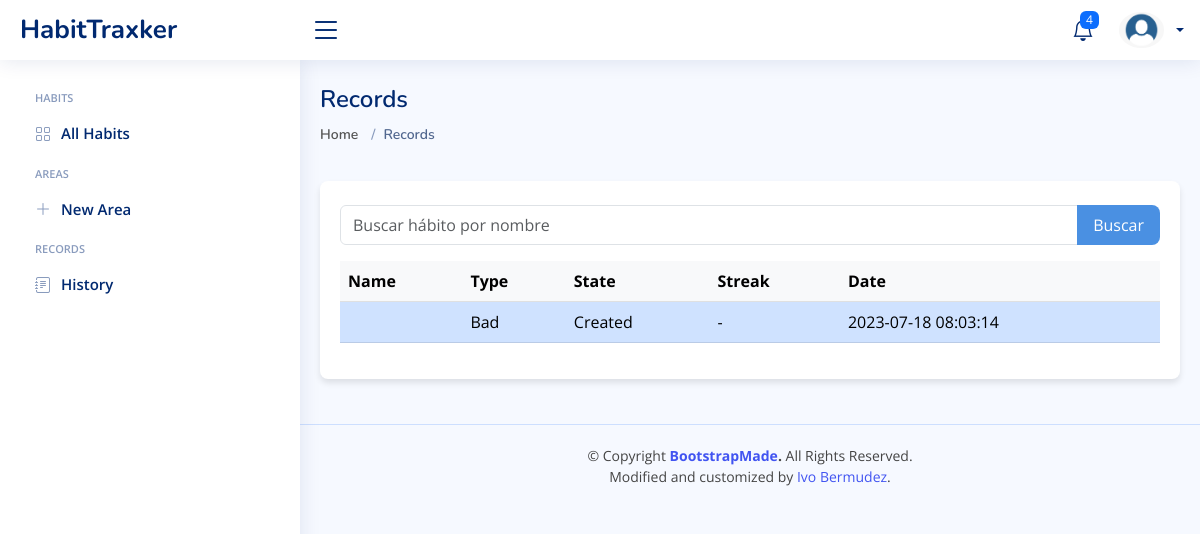
The app's page /records (signed in) with its own data.
### tables this page shows
CREATE TABLE records (
id INTEGER PRIMARY KEY AUTOINCREMENT,
habit_id INTEGER,
user_id INTEGER,
date TIMESTAMP,
state TEXT,
current_streak INTEGER,
FOREIGN KEY (habit_id) REFERENCES "habits"(id),
FOREIGN KEY (user_id) REFERENCES users(id)
);

CREATE TABLE habits (
id INTEGER PRIMARY KEY AUTOINCREMENT,
user_id INTEGER,
section_id INTEGER,
name TEXT,
value INTEGER,
current_value INTEGER DEFAULT 0,
duration TEXT,
period TEXT,
repeat TEXT,
show_at TEXT,
show_all_day boolean,
notes TEXT,
start_date TIMESTAMP,
type TEXT,
FOREIGN KEY (user_id) REFERENCES users(id),
FOREIGN KEY (section_id) REFERENCES sections(id)
);

### app.py (the view)
@app.route("/records")
def records():
    query = request.args.get('query', '')  # Get URL search parameter
    records = db.execute(
        "SELECT records.*, habits.name AS habit_name, habits.type "
        "FROM records "
        "JOIN habits ON records.habit_id = habits.id "
        "WHERE records.user_id = :id AND habits.name LIKE :query "
        "ORDER BY records.date DESC",
        id=session["user_id"],
        query=f"%{query}%"
    )
    records_with_habits = [
        RecordWithHabit(
            name=record['habit_name'],
            type=record['type'],
            state=record['state'],
            streak=record['current_streak'],
            date=record['date']
        )
        for record in records
    ]
    return render_template("records.html", records=records_with_habits, query=query)

### templates/records.html (shortened to what this page needs)
{% extends "layout.html" %}
{% block main %}
<div class="pagetitle">
    <h1 style="margin-top:10px; margin-bottom:10px;">Records</h1>
    <div class="d-flex align-items-center">
        <ol class="breadcrumb">
          <li class="breadcrumb-item"><a href="index.html">Home</a></li>
          <li class="breadcrumb-item active">Records</li>
        </ol>
    </div>
</div>
<section class="section">
  <div class="row">
    <div class="col-lg-12">
      <div class="card">
        <div class="card-body">
        <br>
          <form action="{{ url_for('records') }}" method="GET" class="mb-3">
            <div class="input-group">
              <input type="text" name="query" class="form-control" placeholder="Buscar hábito por nombre" value="{{ query }}">
              <button type="submit" class="btn btn-primary">Buscar</button>
            </div>
          </form>
          <table class="table rounded table-light">
            <thead>
              <tr>
                <th scope="col">Name</th>
                <th scope="col">Type</th>
                <th scope="col">State</th>
                <th scope="col">Streak</th>
                <th scope="col">Date</th>
              </tr>
            </thead>
            <tbody style="rounded">
              {% for record in records %}
              <tr class="{% if record.state == 'Completed' %}table-success{% elif record.state == 'Failed' %}table-danger{% elif record.state == 'Created' %}table-primary {% else%} table-secondary {% endif %}">
                <td>{{ record.name }}</td>
                <td>{{ record.type }}</td>
                <td>{{ record.state }}</td>
                {% if record.type == 'Bad' %}
                <td>-</td>
                {% else %}
                <td>{{ record.streak }}</td>
                {% endif %}
                <td>{{ record.date }}</td>
              </tr>
              {% endfor %}
            </tbody>
          </table>
        </div>
      </div>
    </div>
  </div>
</section>
{% endblock %}

### static/css/style.css (style rules this page uses)
:root { scroll-behavior: smooth; }
body { font-family: "Open Sans", sans-serif; background: #f6f9ff; color: #444444; }
a { color: #4154f1; text-decoration: none; }
h1, h2, h3, h4, h5, h6 { font-family: "Nunito", sans-serif; }
.pagetitle { margin-bottom: 10px; display: flex; flex-direction: column; }
.pagetitle h1 { font-size: 24px; margin-bottom: 0; font-weight: 600; color: #012970; }
.card { margin-bottom: 30px; border: 3px solid #ccc; border-radius: 8px; box-shadow: 0px 0 30px rgba(1, 41, 112, 0.1); }
.card-body { padding: 0 20px 20px 20px; }
.breadcrumb { font-size: 14px; margin-bottom:26px; font-family: "Nunito", sans-serif; color: #899bbd; font-weight: 600; float: left; width:100%; }
.breadcrumb a { color: #899bbd; transition: 0.3s; }
.breadcrumb .breadcrumb-item::before { color: #899bbd; }
.breadcrumb .active { color: #51678f; font-weight: 600; }
.breadcrumb li { display: inline-block; margin-right: 5px; }
.breadcrumb li a { color: #555; text-decoration: none; }
.btn-primary { background-color: #4a90e2; color: #fff; border: none; border-radius: 8px; padding: 8px 16px; font-size: 16px; cursor: pointer; transition: background-color 0.3s ease; }
.card { border: none; box-shadow: 0 4px 6px rgba(0, 0, 0, 0.1); border-radius: 8px; overflow: hidden; background-color: #fff; transition: box-shadow 0.3s ease; }

### records on screen
records: type "Bad", state "Created", date "2023-07-18 08:03:14"
